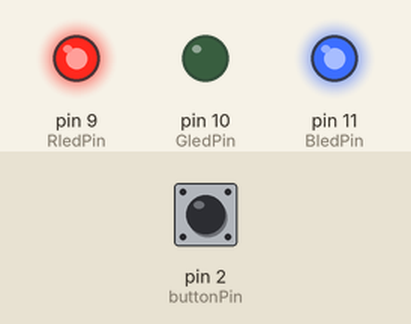
A sketch run on a simulated Arduino Uno, built with avr-gcc and run on an emulated ATmega328P. Parts: output pins drawn as LEDs (lit = HIGH). Inputs (shaded band) come from the test bench; at power-on: pin 2 (buttonPin) HIGH.

Above: at 1.2 s.
1.3 s: pin 2 (buttonPin) pulled LOW for 0.15 s
At 1.9 s:
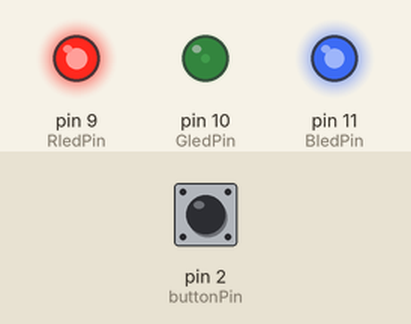
4.4 s: pin 2 (buttonPin) pulled LOW for 1 s
At 5.5 s:
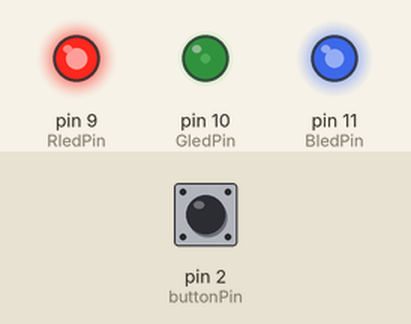
8.4 s: pin 2 (buttonPin) pulled LOW for 0.15 s
At 9.7 s:
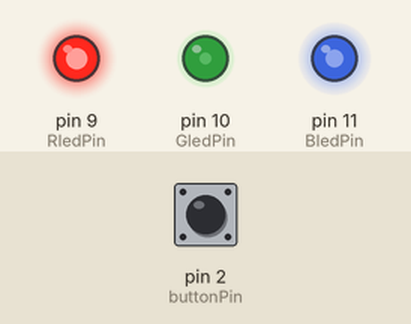
11.5 s: pin 2 (buttonPin) pulsed LOW 2 times (0.12 s each, 0.3 s apart)
At 12.3 s:
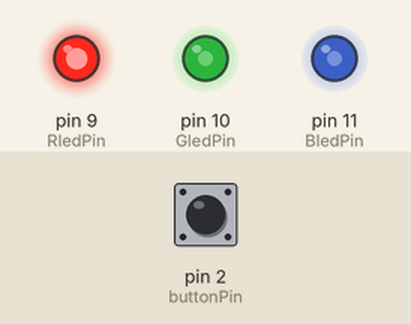
13.6 s: pin 2 (buttonPin) pulled LOW for 3.2 s
19.8 s: pin 2 (buttonPin) pulsed LOW 5 times (0.12 s each, 0.3 s apart)
Timing chart, 0 to 36.5 s (numbered marks = the images above; inputs shaded):
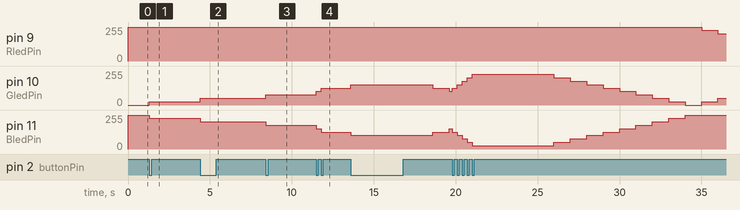

Measured:
- after the input at 1.3 s, pin 10 (GledPin): 0/255 → 25/255 at once; pin 11 (BledPin): 255/255 → 229/255 at once
- after the input at 4.4 s, pin 9 (RledPin): stays 255/255 (without the input it goes to 229/255 after 2.9 s); pin 11 (BledPin): 229/255 → 204/255 at once
- after the input at 8.4 s, pin 9 (RledPin): stays 255/255 (without the input it goes to 229/255 after 3.0 s)
- after the input at 11.5 s, pin 10 (GledPin): 76/255 → 102/255 at once, → 127/255 0.30 s later; pin 11 (BledPin): 178/255 → 153/255 at once, → 127/255 0.30 s later

The sketch:

Blink.ino
```cpp
const int buttonPin = 2;
const int RledPin = 9;
const int GledPin = 10;
const int BledPin = 11;

// 遊戲以綠燈（中性，10分）開始[cite: 4]
int mood = 10;
const int neutralMood = 10;
int buttonState = 0;
bool ButtonPressed = false;

unsigned long touchedTimer = 0;
unsigned long reducedTimer = 0;
const long unTouchInterval = 5000;      // 5秒鐘之內沒有按壓[cite: 4]
const long reducedInterval = 1000;      // 每秒1分的速度遞減[cite: 4]

void setup() {
  // 使用內建上拉電阻（按鈕一端接 Pin 2，另一端接 GND）
  pinMode(buttonPin, INPUT_PULLUP);
  pinMode(RledPin, OUTPUT);
  pinMode(GledPin, OUTPUT);
  pinMode(BledPin, OUTPUT);
}

void loop() {
  showLEDState(mood);

  buttonState = digitalRead(buttonPin);

  // 偵測按鈕剛被按下的瞬間 (INPUT_PULLUP 模式下按下為 LOW)
  if(buttonState == LOW && !ButtonPressed){
    mood = mood + 1;                    // 每按壓一次算一分，讓玩具更開心[cite: 4]
    if(mood > 20) mood = 20;            // 最高 20 分[cite: 4]
    touchedTimer = millis();
    ButtonPressed = true;
  }

  // 偵測按鈕放開
  if(buttonState == HIGH && ButtonPressed){
    ButtonPressed = false;
  }

  // 閒置與扣分邏輯
  unsigned long currentTimer = millis();
  if(currentTimer - touchedTimer > unTouchInterval){       // 超過 5 秒未觸碰[cite: 4]
    if(currentTimer - reducedTimer > reducedInterval){     // 每 1 秒執行一次遞減[cite: 4]
      mood = mood - 1;
      if(mood < 0) mood = 0;                               // 直至最少 0 分[cite: 4]
      reducedTimer = currentTimer;
    }
  }
}

// 共陽極 LED 顏色連續光譜變化邏輯 (0 為最亮，255 為不亮)[cite: 4]
void showLEDState(int state) {
  float step = 255.0 / 10.0; // 每 1 分的顏色變化幅度

  if (state <= neutralMood) {
    // 0~10分區間：紅燈(0分) 漸變至 綠燈(10分)[cite: 4]
    analogWrite(RledPin, step * state);                 // 分數越接近 10，紅燈越暗
    analogWrite(GledPin, 255 - (step * state));         // 分數越接近 10，綠燈越亮
    analogWrite(BledPin, 255);                          // 藍燈保持關閉
  } else {
    // 11~20分區間：綠燈(10分) 漸變至 藍燈(20分)[cite: 4]
    analogWrite(RledPin, 255);                          // 紅燈保持關閉
    analogWrite(GledPin, step * (state - neutralMood)); // 分數越接近 20，綠燈越暗
    analogWrite(BledPin, 255 - (step * (state - neutralMood))); // 分數越接近 20，藍燈越亮
  }
}
```
